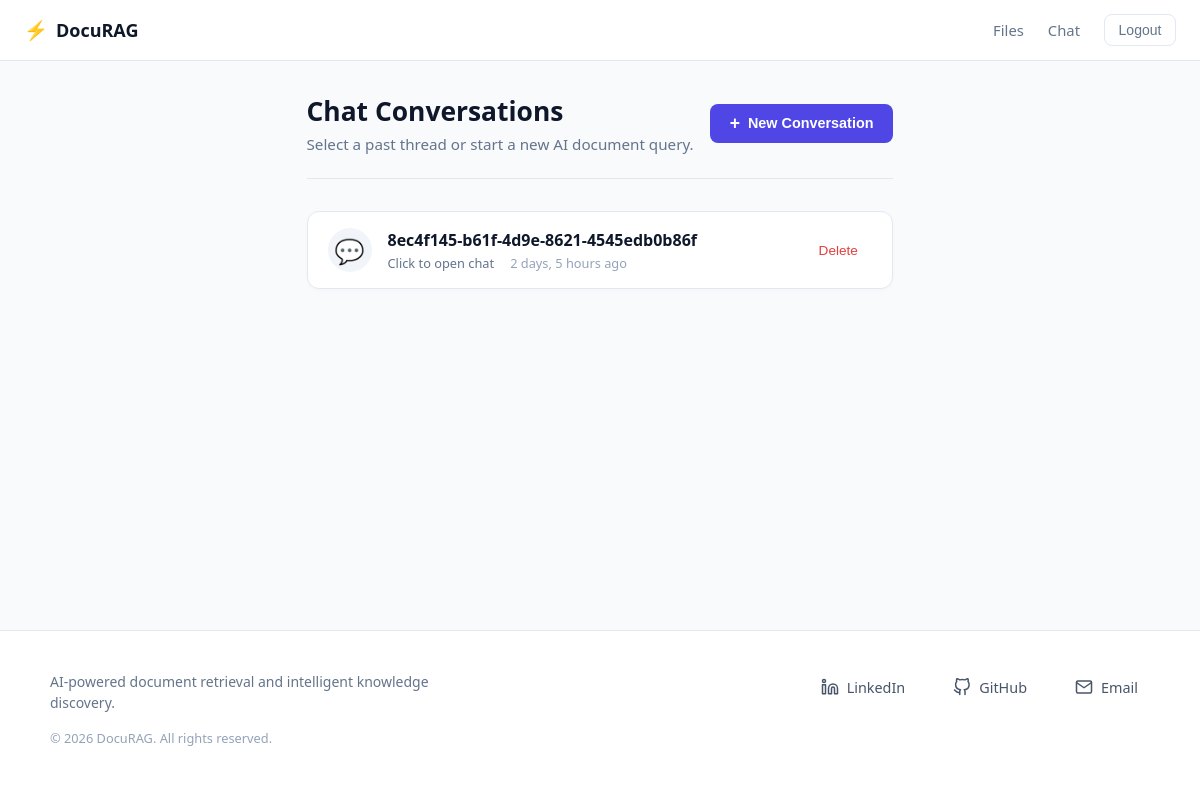
The page /chatbot (signed in) on the database as committed earlier.
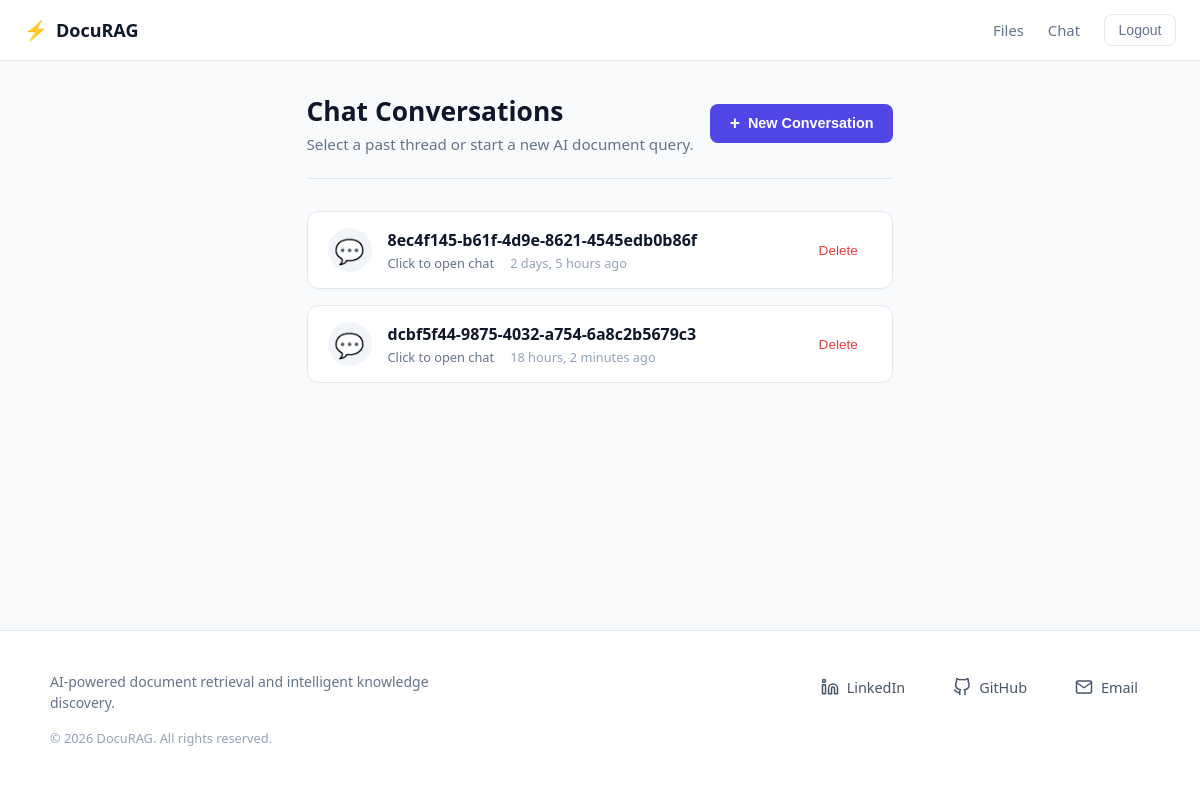
The same page on the database as committed later.
### chatbot/models.py (models this page shows, shortened)
class Conversation(models.Model):
    title = models.CharField(max_length=150, default=genarate_uuid)
    room = models.ForeignKey(ConversationRoom, on_delete=models.CASCADE, related_name="conversations")
    conversations = models.ManyToManyField(Message)
    created_at = models.DateTimeField(auto_now_add=True)
    class Meta:
        ordering = ["created_at"]

### chatbot/views.py (the view)
# urls.py: path('chatbot', views.converstaions_view, name="conversations"),
@login_required(login_url='login')
def converstaions_view(request):
    user_conversations = Conversation.objects.filter(room__user=request.user)
    context = {"conversations": user_conversations}
    return render(request, 'conversations.html', context)

### chatbot/templates/conversations.html (shortened to what this page needs)
{% extends 'main.html' %}
{% load static %}
{% block extra_css %}
    <link rel="stylesheet" href="{% static 'chatbot/conversations.css' %}">
{% endblock %}
{% block content %}
<div class="conversations-container">
    <div class="conversations-header">
        <div class="header-text">
            <h1 class="page-title">Chat Conversations</h1>
            <p class="page-subtitle">Select a past thread or start a new AI document query.</p>
        </div>
        <form action="{% url 'create-conversation' %}" method="post" class="create-conversation-form">
            <button type="submit" class="btn-primary">
                <span class="btn-icon">+</span> New Conversation
            </button>
        </form>
    </div>
    <div class="conversations-grid">
        {% for conversation in conversations %}
            <div class="conversation-card">
                <a href="{% url 'conversation-chat' conversation.pk %}" class="conversation-link">
                    <div class="conversation-icon">💬</div>
                    <div class="conversation-info">
                        <h3 class="conversation-title">{{ conversation.title }}</h3>
                        <div class="conversation-meta">
                            <span class="conversation-hint">Click to open chat</span>
                            <span class="conversation-time">{{ conversation.created_at|timesince }} ago</span>
                        </div>
                    </div>
                </a>
                <form action="{% url 'delete-conversation' conversation.pk %}" method="post" class="delete-form">
                    <button type="submit" class="btn-delete" title="Delete conversation" onclick="return confirm('Are you sure you want to delete this conversation?');">
                        Delete
                    </button>
                </form>
            </div>
        {% empty %}
            <div class="empty-state">
                <div class="empty-icon">💭</div>
                <h3 class="empty-title">No conversations yet</h3>
                <p class="empty-text">Start a new conversation to query your uploaded database files.</p>
            </div>
        {% endfor %}
    </div>
</div>
{% endblock %}

Rows that differ between the two databases and show on the page:
added Conversation: title "dcbf5f44-9875-4032-a754-6a8c2b5679c3", created_at "18 hours, 2 minutes"
